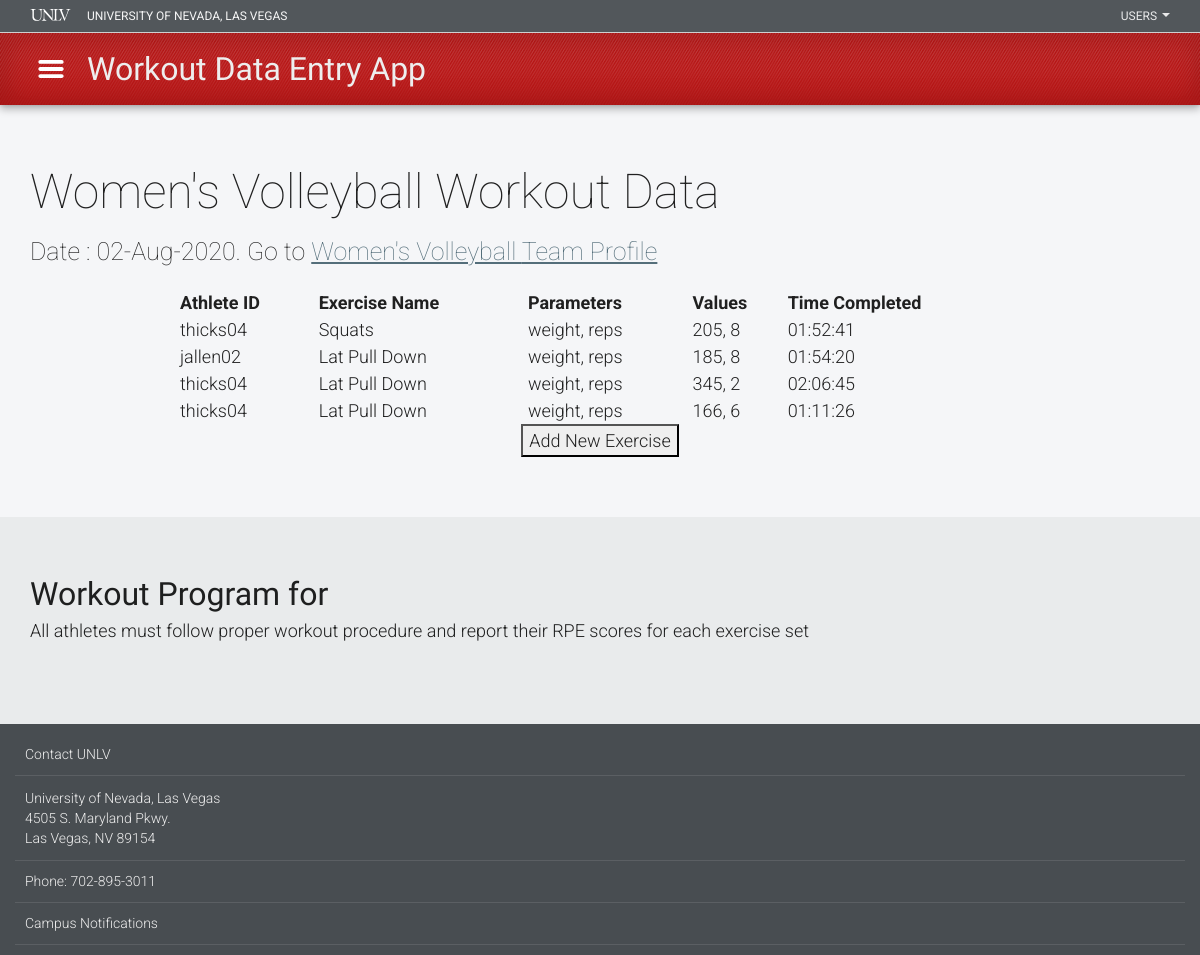
Before: /workout (signed in) with the older database file.
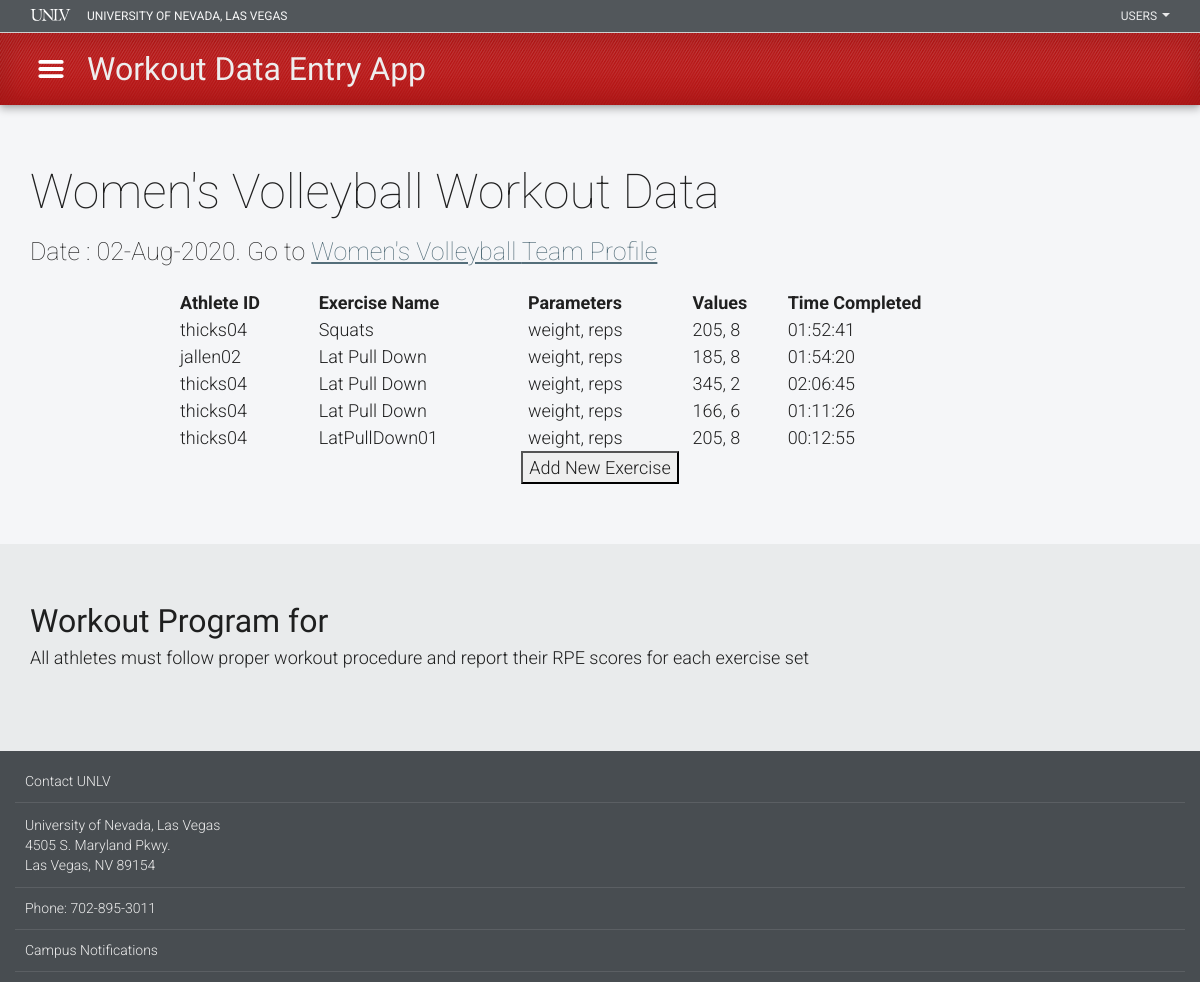
After: the same page with the newer database file.
### app/models.py (models this page shows, shortened)
class Team(UserMixin, db.Model):
    id = db.Column(db.Integer, primary_key=True)
    username = db.Column(db.String(64), index=True, unique=True)
    team_name = db.Column(db.String(64), index=True)
    team_size = db.Column(db.Integer)
    trainer = db.Column(db.String(64))
    trainer_email = db.Column(db.String(120), index=True)
    password_hash = db.Column(db.String(128))
    athlete_userids = db.Column(db.String(140))    # A string representing a list of athlete_id strings
    workouts = db.relationship('Workout', backref='team', lazy='dynamic')

class Workout(db.Model):
    id = db.Column(db.Integer, index=True, primary_key=True)
    athlete_id = db.Column(db.String(30))
    exercise_name = db.Column(db.String(50))
    parameters = db.Column(db.String(100))          # A string representing a list of exercise parameters
    entries = db.Column(db.String(100))             # A string representing a list of exercise parameter values
    timestamp = db.Column(db.DateTime, index=True,default=datetime.utcnow())
    team_id =db.Column(db.Integer, db.ForeignKey('team.id'))
    def __repr__(self):
        return '<Exercise {}, Team_ID {} >'.format(self.exercise_name, self.team_id)

### app/routes.py (the view)
@app.route('/workout',methods=['GET','POST'])
@login_required
def workout():
    exercises = Workout.query.all()  #only request exercises logged by current team
    for exercise in exercises:
        exercise.parameters = exercise.parameters[1:-1].split(",")
        exercise.entries = exercise.entries[1:-1].split(",")
    print("You have entered the workout page.",file =sys.stderr)
    print (exercises)
    form = WorkoutForm()
    if form.is_submitted():
        return redirect(url_for('entry'))
    dateString =  datetime.utcnow().strftime("%d-%b-%Y")
    return render_template('workout.html', title="Workout Data Entry App", date = dateString , exercises=exercises, form=form)

### app/forms.py
class WorkoutForm(FlaskForm):
    submit = SubmitField('Add New Exercise')

### app/models.py (called while the page is built)
@login.user_loader      ##Necessary loader function to take login id string and convert it into int
def load_user(id):
    return Team.query.get(int(id))

### app/templates/workout.html (shortened to what this page needs)
{% extends "layout.html" %}
{% block content %}
<div id="content">
  <div id="content-main" role="main" aria-label="main content">
    <div class="region region-content">
      <form action="" method="post" novalidate>
        <section aria-label="Workout Data Page">
          <div class="container">
            <h2 class="clear-margins">{{current_user.team_name}} Workout Data</h2>
            <p class="lead">Date :  {{date}}. Go to <a href="{{url_for('team_profile')}}">{{current_user.team_name}} Team Profile</a>  </p>
          </div>
          <div class="row">
            <div class="col-md-12 text-center">
                  <table style="width:70%; margin-top: 20px; margin-left: auto; margin-right:auto; text-align:left;">
                      <thead>
                      <tr>
                          <th scope="col">Athlete ID</th>
                          <th scope="col">Exercise Name</th>
                          <th scope="col">Parameters</th>
                          <th scope="col">Values</th>
                          <th scope="col">Time Completed</th>
                      </tr>
                      </thead>
                      <tbody>
                      {% for exercise in exercises %}
                        <tr>
                          <td scope="row">{{exercise.athlete_id}}</td>
                          <td>{{exercise.exercise_name}}</td>
                          <td>{% for parameter in exercise.parameters %} {{parameter}}{% if not loop.last %},{% endif %} {% endfor %} </td>
                          <td>{% for entry in exercise.entries %} {{entry}}{% if not loop.last %},{% endif %} {% endfor %} </td>
                          <td>{{exercise.timestamp.strftime("%H:%M:%S")}}</td>
                        </tr>
                      {% endfor %}
                      </tbody>
                  </table>
                  <span>{{form.submit}}</span>
            </div>
        </div>
        </section>
        <section class="bg-gray">
          <div class="container">
            <h3 class="clear-margin-top">Workout Program for {{team}}</h3>
            <p>All athletes must follow proper workout procedure and report their RPE scores for each exercise set </p>
          </div>
        </section>
      </form>
    </div>
  </div>
</div>
{% endblock %}

### app/templates/layout.html (shortened to what this page needs)
<!DOCTYPE html>
<html lang="en" dir="ltr">
<head>
<link rel="stylesheet" href="http://maxcdn.bootstrapcdn.com/bootstrap/3.3.7/css/bootstrap.min.css">
<link rel='stylesheet' id='mars-font-awesome-4-css'  href='http://maxcdn.bootstrapcdn.com/font-awesome/4.4.0/css/font-awesome.min.css?ver=4.9.4' type='text/css' media='all' />
<link rel="stylesheet" href="http://use.fontawesome.com/releases/v5.2.0/css/all.css">
<link type="text/css" rel="stylesheet" href="static/css/bootstrap-4-alpha.css" media="all">
<link type="text/css" rel="stylesheet" href="static/css/base.css" media="all">
<link type="text/css" rel="stylesheet" href="static/css/layout.css" media="all">
<link type="text/css" rel="stylesheet" href="static/css/content.css" media="all">
</head>
<body class="navbar-is-fixed-top html not-front node-type-secondary-page">
{% include "includes/header.html" %}
{% block content %}
{% endblock %}
{% include "includes/footer.html" %}
</body>
</html>

### app/templates/includes/header.html (shortened to what this page needs)
<header role="banner" aria-label="header">
    <nav class="navbar navbar-fixed-top navbar-inverse">
      <div class="navbar-top">
        <div class="container">
          <div class="row">
            <div class="unlv-name col-xs-5">
              <a href="https://www.unlv.edu" tabindex="-1" role="presentation" aria-hidden="true">University of Nevada, Las Vegas</a>
            </div>
            <div id="dropdown-container" class="col-xs-7">
              <div id="audience-dropdown-container" class="dropdown">
                <a class="btn btn-default dropdown-toggle" role="button" id="audience-dropdown" data-toggle="dropdown" aria-haspopup="true" tabindex="7 ">Users <span class="caret"></span></a>
              </div>
            </div>
          </div>
        </div>
      </div>
      <div class="navbar-bottom">
        <div class="container">
          <div class="row">
            <div class="menu-button-container">
              <a role="button" id="menu-button" href="#" tabindex="4" data-toggle="tooltip" data-placement="right" title="" data-original-title="Menu" onclick="void(0)"><span class="sr-only" aria-label="open Style Guide menu">Menu</span></a>
            </div>
            <div class="website-title">
              <h1><a href="#" tabindex="3"><span class="short-title">Workout App</span><span class="full-title">Workout Data Entry App</span></a></h1>
            </div>
          </div>
        </div>
      </div>
    </nav>
  </header>

### app/templates/includes/footer.html (shortened to what this page needs)
<footer id="footer" role="contentinfo">
    <section>
      <nav arial-label="footer links and copyright">
        <div class="container">
          <div class="row">
              <ul class="list-unstyled">
                <li><a href="https://www.unlv.edu/directories/contact">Contact UNLV</a></li>
                <li><address><a href="https://www.unlv.edu/maps/campus">University of Nevada, Las Vegas<br />
                4505 S. Maryland Pkwy.<br />
                Las Vegas, NV 89154</a></address></li>
                <li><a href="tel:+17028953011">Phone: 702-895-3011</a></li>
                <li><a href="https://www.unlv.edu/info">Campus Notifications</a></li>
              </ul>
              </div>
            </div>
      </nav>
    </section>
  </footer>

### app/static/css/layout.css (style rules this page uses)
html { background-color:#484d51; }
body.navbar-is-fixed-top { padding-top: 72px !important; }
@media (min-width: 768px) { body.navbar-is-fixed-top { padding-top: 104px !important; } }
header { background:none; }
.navbar { margin-bottom:0; box-shadow:0px 0px 4px rgba(0, 0, 0, 0.14), 0px 4px 8px rgba(0, 0, 0, 0.28); }
.navbar-inverse { border:none; background:none; }
.navbar-top { min-height:24px; background-color:rgba(72,77,81,.94); padding:0; font-size:12px; line-height:12px; font-weight:400; border-bottom:1px solid rgba(221,221,221,.9); text-transform:uppercase; }
.navbar-top .unlv-name { text-align:left; margin:0; }
.navbar-top .unlv-name a { margin-left:-15px; color:rgba(255,255,255,.95); line-height:24px; }
body.not-front .navbar-top .unlv-name a { display:block; width:65px; height:24px; overflow:hidden; padding:0; text-indent:-10000px; background:transparent url('images/unlv-logo-small.svg') no-repeat center center; }
#dropdown-container { padding-right:0; }
#audience-dropdown-container, #topic-dropdown-container { float:right; }
#dropdown-container .btn-default { font:400 12px "Roboto", Arial, Helvetica, sans-serif; line-height:16px; padding:4px 8px; border:none; border-radius:0; color:rgba(255,255,255,.87) !important; background-color:transparent; text-decoration:none; text-transform:uppercase; margin:0; }
#dropdown-container .btn-default .caret { margin-top:-4px; margin-left:2px; }
@media (min-width: 768px) { .navbar-top .unlv-name a { line-height:32px; padding:9px 15px; } }
@media (min-width: 768px) { body.not-front .navbar-top .unlv-name a { display:inline; width:auto; height:auto; padding:8px 15px; padding-left:72px; overflow:auto; text-indent:inherit; background-position:15px 8px; } }
@media (min-width: 768px) { #dropdown-container .btn { padding:8px 15px; } }
.navbar-bottom { background:rgba(177,2,2,.92)url("images/header-texture.png") repeat scroll left top / contain !important; box-shadow:2px 2px 24px 8px rgba(0, 0, 0, 0.1) inset; color:#ddd; height:48px; }
.navbar-bottom .container { position:relative; }
.menu-button-container, .search-button-container { position:absolute; top:0; z-index:100; display:block; width:48px; height:48px; overflow:hidden; text-indent:-10000px; cursor:pointer; }
.menu-button-container { top:0; left:0; z-index:100; }
.menu-button-container a, .menu-button-container a:link, .menu-button-container a:visited { color: #fff; }
#menu-button { width:48px; height:48px; border:none; margin:0; padding:0; float:left; background:transparent url('images/menu.svg') no-repeat center; background-size:24px; }
.website-title { position:absolute; top:0; left:0; width:100%; text-align:center; }
.website-title h1 { margin-top:10px; font-size:28px; color:#eee !important; }
.website-title h1 span { padding:0 12px; }
.website-title h1 a, .website-title h1 a:link, .website-title h1 a:visited { padding:8px 0; color:#eee; background-color:transparent; }
.website-title .full-title { display:none; }
@media (min-width: 768px) { .navbar-bottom { height:72px; overflow:hidden; } }
@media (min-width: 768px) { .menu-button-container, .search-button-container { width:72px; height:72px; } }
@media (min-width: 768px) { #menu-button { width:72px; height:72px; background-size:28px; } }
@media (min-width: 768px) { .website-title { position:absolute; top:0; left:48px; z-index:100; width: calc(100% - 96px); text-align:left; } }
@media (min-width: 768px) { .website-title h1 { font-size:32px; white-space: nowrap; overflow: hidden; text-overflow: ellipsis; padding: 20px 0; margin: 0; } }
@media (min-width: 768px) { .website-title h1 span { padding:0 24px; } }
@media (min-width: 768px) { .website-title h1 a, .website-title h1 a:link, .website-title h1 a:visited { padding:17px 0; } }
@media (min-width: 768px) { .website-title .full-title { display:inline; } }
#footer { background-color: #484d51; color: #eee; font-size:14px; font-weight:300; padding:10px 0; }
#footer a { color:#eee; text-decoration:none; }
#footer section { padding:0; }
@media (min-width: 768px) { #footer section { padding:0; } }
#footer ul.list-unstyled { margin-bottom:0; }
#footer ul.list-unstyled li { margin-bottom:0; border-bottom: 1px solid rgba(255, 255, 255, 0.1); }
#footer ul.list-unstyled li a { display: block; padding: 10px; background-color: transparent; transition:all 0.2s ease 0s; }
#footer ul.list-unstyled li address { padding:0; margin-bottom:0; }
#footer ul.list-unstyled li address a { padding:12px 10px; }

Changed rows visible on the page:
added Workout: athlete_id "thicks04", exercise_name "LatPullDown01", parameters "weight" "reps", entries "205" "8", timestamp "00:12:55"
